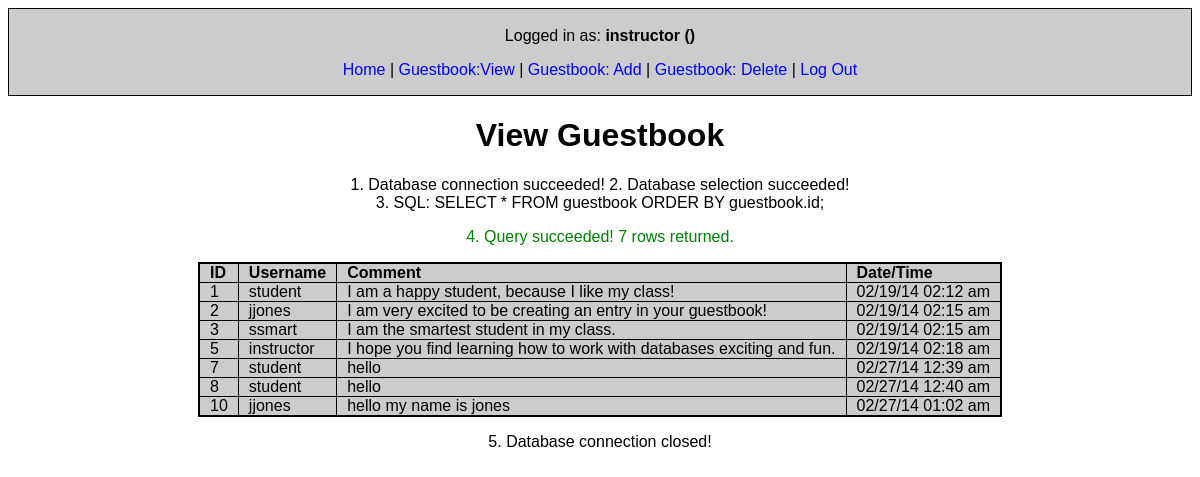
Screenshot of /guestbook_view.php (signed in) with the database file from the repository.
### tables this page shows
CREATE TABLE IF NOT EXISTS `guestbook` (
  `id` int(4) NOT NULL AUTO_INCREMENT,
  `username` varchar(30) NOT NULL,
  `comment` longtext NOT NULL,
  `datetime` timestamp NOT NULL DEFAULT CURRENT_TIMESTAMP ON UPDATE CURRENT_TIMESTAMP,
  PRIMARY KEY (`id`)
);

### login_check.php (called while the page is built, shortened)
<?php
include_once "includes/html_top.php";
include_once "includes/php_header.php";
include_once "includes/html_header.php";
?>

### includes/php_header.php (called while the page is built, shortened)
<?php
$styles_path = "styles";
$styles_page = "home.css";
$styles_2_page = "contact.css";
$link_1_page = "home.php";
$link_1_text = "Home";
$link_2_page = "guestbook_view.php";
$link_2_text = "Guestbook:View";
$link_3_page = "guestbook_add.php";
$link_3_text = "Guestbook: Add";
$link_4_page = "guestbook_delete.php";
$link_4_text = "Guestbook: Delete";
$link_5_page = "logout.php";
$link_5_text = "Log Out";
?>

### guestbook_view.php (the view, shortened to what this page needs)
<?php
include_once "includes/html_top.php";
include_once "login_check.php";
include_once "includes/php_header.php";
$heading = "View Guestbook";
include_once "includes/html_header.php";
echo "<h1>" . $heading . "</h1>";
include_once "includes/connection.php";
$sql="SELECT *"
. " FROM guestbook"
. " ORDER BY guestbook.id;";
echo "<br>3. SQL: " . $sql . "<br>";
$result=mysql_query($sql);
if (!$result) {
     die("<p style='color:red;'>4. ERROR: Query failed: " . mysql_error() . "</p>");
}
else {
     echo "<p style='color:green;'>4. Query succeeded! " . mysql_num_rows($result) . " rows returned.";
}
echo "<table class='shade viewTable'>";
echo "<tr>";
echo "<th>ID</th><th>Username</th><th>Comment</th><th>Date/Time</th>";
echo "</tr>";
while($rows=mysql_fetch_array($result)){
	 $mydate = $rows['datetime'];
	 $rows['datetime'] = date('m/d/y h:i a', strtotime($mydate));
     echo "<tr>";
     echo "<td>" . $rows['id'] . "</td>";
     echo "<td>" . $rows['username'] . "</td>";
     echo "<td>" . $rows['comment'] . "</td>";
     echo "<td>" . $rows['datetime'] . "</td>";
     echo "</tr>";
}
echo "</table>";
include_once "includes/footer.php";
?>

### includes/html_top.php (shortened to what this page needs)
<!DOCTYPE html>
<html>
<head>

### includes/html_header.php (shortened to what this page needs)
<link rel = "stylesheet" href = "<?php echo $styles_path . '/' . $styles_page; ?>">
<link rel = "stylesheet" href = "<?php echo $styles_path . '/' . $styles_2_page; ?>">
</head>
<body>
<?php
$file_name = basename($_SERVER["SCRIPT_NAME"]);
if ((strpos($file_name, "login") == false) && isset($_SESSION["loggedin"])){
	echo "<div class = 'shade'>";
	echo "<br />";
    echo "Logged in as: <strong>{$_SESSION["username"]} ({$_SESSION["persmissions"]})</strong>";
	echo "<p>";
	echo "<a href= '{$link_1_page}'> {$link_1_text} </a> | ";
	echo "<a href= '{$link_2_page}'> {$link_2_text} </a> | ";
	echo "<a href= '{$link_3_page}'> {$link_3_text} </a> | ";
	if($_SESSION["permissions"]=="admin"){
	echo "<a href= '{$link_4_page}'> {$link_4_text} </a> | ";
	}
	echo "<a href= '{$link_5_page}'> {$link_5_text} </a>";
	echo "</p>";
	echo "</div>";
}
?>

### includes/connection.php (shortened to what this page needs)
<?php
$connection = mysql_connect(DB_SERVER, DB_USER, DB_PASS);
if(!isset($connection)) {
	 die("1. Database connection failed: " . mysql_error());
	 }
else {
	 echo "1. Database connection succeeded!";
}
$db_select = mysql_select_db(DB_NAME, $connection);
if(!isset($db_select)) {
	 die(" 2. Database selection failed: " . mysql_error());
   }
else {
	 echo " 2. Database selection succeeded!";
}
?>

### includes/footer.php (shortened to what this page needs)
<?php
if(isset($connection)) {
echo "<p>5. Database connection closed!</p>";
}
else {
echo "<br />5. No database connection to close.";
}
?>
</body>
</html>

### styles/home.css (style rules this page uses)
body { font: 100% Verdana, Arial, Helvetica, sans-serif; text-align: center; }
table { border: thin #000000 solid; margin-left: auto; margin-right: auto; }
td, th { text-align: left; padding: 0 10px 0 10px; }
th { font-weight: bold; }
.shade { background-color: #cccccc; border: solid thin #000; }
a:link { color: #00f; text-decoration: none; }

### styles/contact.css (style rules this page uses)
table { margin-left: auto; margin-right: auto; border-collapse: collapse; }
td, th { border: 1px solid #000; }
.shade { border: 1px solid black; border-collapse: collapse; text-align: center; background-color: #cccccc; margin-left: auto; margin-right: auto; }
.viewTable { border: 2px solid black; background-color: #cccccc; }

### rows the page displays
guestbook: id "1", username "student", comment "I am a happy student, because I like my class!", datetime "02/19/14 02:12 am"
guestbook: id "2", username "jjones", comment "I am very excited to be creating an entry in your guestbook!", datetime "02/19/14 02:15 am"
guestbook: id "3", username "ssmart", comment "I am the smartest student in my class.", datetime "02/19/14 02:15 am"
guestbook: id "5", username "instructor", comment "I hope you find learning how to work with databases exciting and fun.", datetime "02/19/14 02:18 am"
guestbook: id "7", username "student", comment "hello", datetime "02/27/14 12:39 am"
guestbook: id "8", username "student", comment "hello", datetime "02/27/14 12:40 am"
guestbook: id "10", username "jjones", comment "hello my name is jones", datetime "02/27/14 01:02 am"

### other values shown
$_SESSION["username"] "instructor"
$link_1_text "Home"
$link_2_text "Guestbook:View"
$link_3_text "Guestbook: Add"
$link_4_text "Guestbook: Delete"
$link_5_text "Log Out"
$heading "View Guestbook"
$sql "SELECT * FROM guestbook ORDER BY guestbook.id;"
mysql_num_rows($result) "7"
